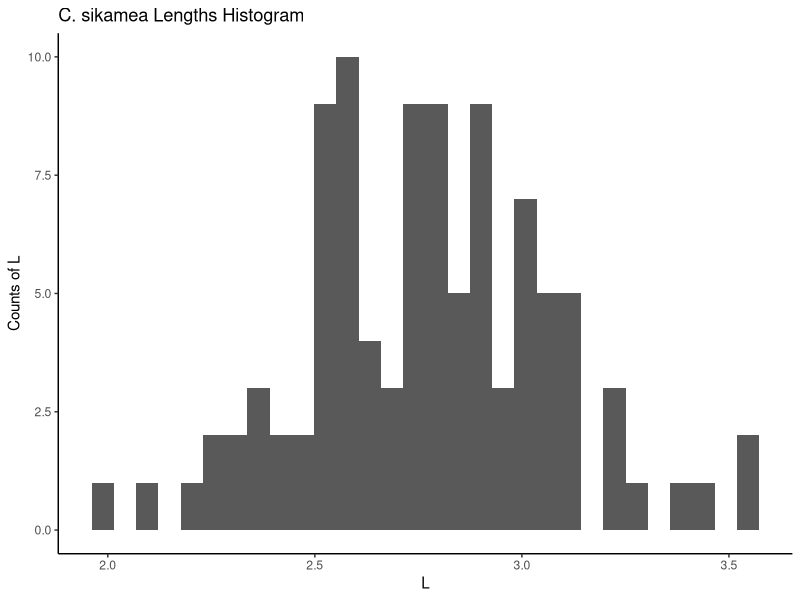
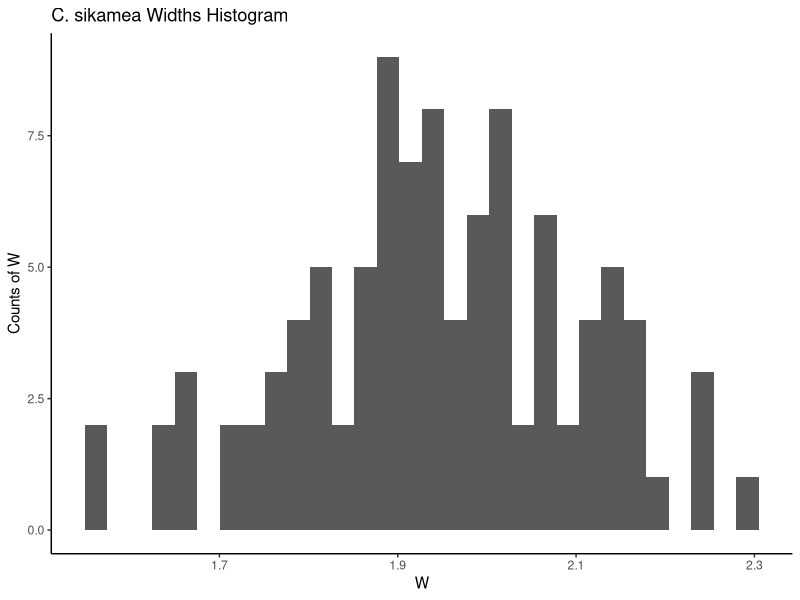

Here is the R script that generated these plots, in order: (Note: this script raises an error after producing the figures.)
#### ~ C. SIKAMEA LENGTH & WIDTH DATA ~ =====

## load libraries
library(tidyverse)
library(cowplot)


#### DAY 1 =====

### load data sheet
Csikamea_LWd1_og <- read_csv("data/C_sikamea/LW_Day1_Csikamea.csv")
glimpse(Csikamea_LWd1_og)
summary(Csikamea_LWd1_og)
View(Csikamea_LWd1_og)

#### Put Length(L) & Width(W) in its own columns ==========
Csikamea_LWd1 <- Csikamea_LWd1_og %>%
  pivot_wider(names_from = L_W, values_from = Size_cm)

Csikamea_LWd1


#### Omit NAs=========

colSums(is.na(Csikamea_LWd1)) ## find NAs in each column, 400 under Date, which isn't necessary for analysis

#### LENGTHS histogram ====
ggplot(Csikamea_LWd1, aes(L)) +
  geom_histogram() +
  theme_classic() +
  scale_fill_brewer(palette = "RdYlBu", direction = -1) +
  labs(title = "C. sikamea Lengths Histogram",
       x = "L",
       y = "Counts of L")

#### WIDTHS histogram ====
ggplot(Csikamea_LWd1, aes(W)) +
  geom_histogram() +
  theme_classic() +
  scale_fill_brewer(palette = "RdYlBu", direction = -1) +
  labs(title = "C. sikamea Widths Histogram",
       x = "W",
       y = "Counts of W")

#### Figures, Mean, SD, SE =====

#### No Grouping ====
Stats_ALL <- Csikamea_LWd1 %>%
  summarize(
    Mean_L = mean(L),
    SD_L = sd(L),
    SE_L = SD_L/sqrt(n()),
    Mean_W = mean(W),
    SD_W = sd(W),
    SE_W = SD_W/sqrt(n()))

Stats_ALL

## create datasheet

write_csv(Csikamea_LWd1, "data/C_sikamea/LWd1_stats.csv")

#### END MHW =====

### load data sheet
Csikamea_LWend_og <- read_csv("data/C_sikamea/LW_EndMHW_Csikamea.csv")
glimpse(Csikamea_LWend_og)
summary(Csikamea_LWend_og)
View(Csikamea_LWend_og)

## setting these SH_Temp, MHW, Tank as.character

Csikamea_LWend_og$SH_Temp <- as.character(Csikamea_LWend_og$SH_Temp) ## make SH_Temp a character
is.character(Csikamea_LWend_og$SH_Temp) ## True

Csikamea_LWend_og$MHW <- as.character(Csikamea_LWend_og$MHW) ## make MHW is a character
is.character(Csikamea_LWend_og$MHW) ## True

Csikamea_LWend_og$Tank <- as.character(Csikamea_LWend_og$Tank) ## make SH_Temp a character
is.character(Csikamea_LWend_og$Tank) ## True


#### Omit NAs

colSums(is.na(Csikameaa_LWend_og)) ## find NAs in each column, 400 under Date, 8 under Size_cm

## omit Size_mm column which is all NAs / info
Csikamea_LWend.1 <- Csikamea_LWend_og %>% 
  filter(!is.na(Size_cm)) # omit the 72 NAs in Size_cm
colSums(is.na(Csikamea_LWend.1)) ## All NAs under Size_cm

#### Put Length(L) & Width(W) in its own columns ==========
Csikamea_LWend.2 <- Csikamea_LWend.1 %>%
  pivot_wider(names_from = L_W, values_from = Size_cm)

glimpse(Csikamea_LWend.2)

#### LENGTHS histogram ====
ggplot(Csikamea_LWend.2, aes(L)) +
  geom_histogram() +
  theme_classic() +
  scale_fill_brewer(palette = "RdYlBu", direction = -1) +
  labs(title = "C. sikamea Lengths Histogram",
       x = "L",
       y = "Counts of L")

#### WIDTHS histogram ====
ggplot(Csikamea_LWend.2, aes(W)) +
  geom_histogram() +
  theme_classic() +
  scale_fill_brewer(palette = "RdYlBu", direction = -1) +
  labs(title = "C. sikamea Widths Histogram",
       x = "W",
       y = "Counts of W")

## create datasheet

write_csv(Csikamea_LWend.2, "data/C_sikamea/LW_EndMHW_stats.csv")

#### Figures: Mean, SD, SE =====

#### No Grouping ====
Stats_ALL <- Csikamea_LWend.2 %>%
  summarize(
    Mean_L = mean(L),
    SD_L = sd(L),
    SE_L = SD_L/sqrt(n()),
    Mean_W = mean(W),
    SD_W = sd(W),
    SE_W = SD_W/sqrt(n()))

Stats_ALL

#### Grouped by SH_Temp ====

Stats_SHTemp <- Csikamea_LWend.2 %>%
  group_by(SH_Temp) %>% 
  summarize(
    Mean_L = mean(L),
    SD_L = sd(L),
    SE_L = SD_L/sqrt(n()),
    Mean_W = mean(W),
    SD_W = sd(W),
    SE_W = SD_W/sqrt(n()))

Stats_SHTemp

## L plot
L.Temp <- ggplot(Csikamea_LWend.2, aes(x=SH_Temp, y=L, fill = SH_Temp)) +
  geom_boxplot() +
  theme_classic() +
  scale_fill_manual(values=c("#4575B4", "#FDAE61")) +
  labs(title =expression(paste("Lengths of ", italic("C. sikamea"))), 
       x = "Stress Hardening Temp (°C)", 
       y = "Length")

## W plot
W.Temp <- ggplot(Csikamea_LWend.2, aes(x=SH_Temp, y=W, fill = SH_Temp)) +
  geom_boxplot() +
  theme_classic() +
  scale_fill_manual(values=c("#4575B4", "#FDAE61")) +
  labs(title =expression(paste("Widths of ", italic("C. sikamea"))), 
       x = "Stress Hardening Temp (°C)", 
       y = "Width")

plot_grid(L.Temp, W.Temp, labels = c('L', 'W'), label_size = 12)
ggsave(filename = "fig_output/Csikamea_LWendMHW_SH_Temp.png",width = 5.10, height = 5.77, dpi = 300)

#### Grouped by SH_Tide ====

Stats_SHTide <- Csikamea_LWend.2 %>%
  group_by(SH_Tide) %>% 
  summarize(
    Mean_L = mean(L),
    SD_L = sd(L),
    SE_L = SD_L/sqrt(n()),
    Mean_W = mean(W),
    SD_W = sd(W),
    SE_W = SD_W/sqrt(n()))

Stats_SHTide

## L plot
L.Tide <- ggplot(Csikamea_LWend.2, aes(x=SH_Tide, y=L, fill = SH_Tide)) +
  geom_boxplot() +
  theme_classic() +
  scale_fill_brewer(palette = "Paired", direction = -1)  +
  labs(title =expression(paste("Lengths of ", italic("C. sikamea"))), 
       x = "Tidal Regime", 
       y = "Length")

## W plot
W.Tide <- ggplot(Csikamea_LWend.2, aes(x=SH_Tide, y=W, fill = SH_Tide)) +
  geom_boxplot() +
  theme_classic() +
  scale_fill_brewer(palette = "Paired", direction = -1)  +
  labs(title =expression(paste("Widths of ", italic("C. sikamea"))), 
       x = "Tidal Regime", 
       y = "Width")

plot_grid(L.Tide, W.Tide, labels = c('L', 'W'), label_size = 12)
ggsave(filename = "fig_output/Csikamea_LWendMHW_SH_Tide.png",width = 5.10, height = 5.77, dpi = 300)

#### Grouped by MHW ====

Stats_MHW <- Csikamea_LWend.2 %>%
  group_by(MHW) %>% 
  summarize(
    Mean_L = mean(L),
    SD_L = sd(L),
    SE_L = SD_L/sqrt(n()),
    Mean_W = mean(W),
    SD_W = sd(W),
    SE_W = SD_W/sqrt(n()))

Stats_MHW

## L plot
L.MHW <- ggplot(Csikamea_LWend.2, aes(x = MHW, y = L, fill = MHW)) +
  geom_boxplot() +
  theme_classic() +
  scale_fill_brewer(palette = "RdYlBu", direction = -1)  +
  labs(title =expression(paste("Lengths of ", italic("C. sikamea"))), 
       x = "Marine Heatwave (°C)", 
       y = "Length")

## W plot
W.MHW <- ggplot(Csikamea_LWend.2, aes(x = MHW, y = W, fill = MHW)) +
  geom_boxplot() +
  theme_classic() +
  scale_fill_brewer(palette = "RdYlBu", direction = -1)  +
  labs(title =expression(paste("Widths of ", italic("C. sikamea"))), 
       x = "Marine Heatwave (°C)", 
       y = "Width")

plot_grid(L.MHW, W.MHW, labels = c('L', 'W'), label_size = 12)
ggsave(filename = "fig_output/Csikamea_LWendMHW_MHW.png",width = 5.10, height = 5.77, dpi = 300)


#### Grouped by SH_Temp, SH_Tide ====
Stats_SH_TempTide <- Csikamea_LWend.2 %>%
  group_by(SH_Temp, SH_Tide) %>% 
  summarize(
    Mean_L = mean(L),
    SD_L = sd(L),
    SE_L = SD_L/sqrt(n()),
    Mean_W = mean(W),
    SD_W = sd(W),
    SE_W = SD_W/sqrt(n()))

Stats_SH_TempTide

## L plot
L.TempTide <- ggplot(Csikamea_LWend.2, aes(x = SH_Temp, y = L, fill = SH_Temp)) +
  geom_boxplot() +
  facet_wrap(~SH_Tide) +
  theme_classic() +
  scale_fill_manual(values=c("#4575B4", "#FDAE61"))   +
  labs(title =expression(paste("Lengths of ", italic("C. sikamea"))), 
       x = "Stress Hardening Temp (°C)", 
       y = "Length")

## W plot
W.TempTide <- ggplot(Csikamea_LWend.2, aes(x = SH_Temp, y = W, fill = SH_Temp)) +
  geom_boxplot() +
  facet_wrap(~SH_Tide) +
  theme_classic() +
  scale_fill_manual(values=c("#4575B4", "#FDAE61"))  +
  labs(title =expression(paste("Widths of ", italic("C. sikamea"))), 
       x = "Stress Hardening Temp (°C)", 
       y = "Width")

plot_grid(L.TempTide, W.TempTide, labels = c('L', 'W'), label_size = 12)
ggsave(filename = "fig_output/Csikamea_LWendMHW_SH_TempTide.png",width = 5.10, height = 5.77, dpi = 300)


#### Grouped by SH_Temp, MHW ====
Stats_SHTempMHW <- Csikamea_LWend.2 %>%
  group_by(SH_Temp, MHW) %>% 
  summarize(
    Mean_L = mean(L),
    SD_L = sd(L),
    SE_L = SD_L/sqrt(n()),
    Mean_W = mean(W),
    SD_W = sd(W),
    SE_W = SD_W/sqrt(n()))

Stats_SHTempMHW

## L plot
L.SHTempMHW <- ggplot(Csikamea_LWend.2, aes(x = MHW, y = L, fill = MHW)) +
  geom_boxplot() +
  facet_wrap(~SH_Temp) +
  theme_classic() +
  scale_fill_brewer(palette = "RdYlBu", direction = -1)   +
  labs(title =expression(paste("Lengths of ", italic("C. sikamea"))), 
       x = "Marine Heatwave (°C)", 
       y = "Length")

## W plot
W.SHTempMHW <- ggplot(Csikamea_LWend.2, aes(x = MHW, y = W, fill = MHW)) +
  geom_boxplot() +
  facet_wrap(~SH_Temp) +
  theme_classic() +
  scale_fill_brewer(palette = "RdYlBu", direction = -1)

plot_grid(L.SHTempMHW, W.SHTempMHW, labels = c('L', 'W'), label_size = 12)
ggsave(filename = "fig_output/Csikamea_LWendMHW_SH_TempMHW.png",width = 5.10, height = 5.77, dpi = 300)

#### Grouped by SH_Tide, MHW ====
Stats_SHTideMHW <- Csikamea_LWend.2 %>%
  group_by(SH_Tide, MHW) %>% 
  summarize(
    Mean_L = mean(L),
    SD_L = sd(L),
    SE_L = SD_L/sqrt(n()),
    Mean_W = mean(W),
    SD_W = sd(W),
    SE_W = SD_W/sqrt(n()))

Stats_SHTideMHW

## L plot
L.SHTideMHW <- ggplot(Csikamea_LWend.2, aes(x = MHW, y = L, fill = MHW)) +
  geom_boxplot() +
  facet_wrap(~SH_Tide) +
  theme_classic() +
  scale_fill_brewer(palette = "RdYlBu", direction = -1)  +
  labs(title =expression(paste("Lengths of ", italic("C. sikamea"))), 
       x = "Marine Heatwave (°C)", 
       y = "Length")

## W plot
W.SHTideMHW <- ggplot(Csikamea_LWend.2, aes(x = MHW, y = W, fill = MHW)) +
  geom_boxplot() +
  facet_wrap(~SH_Tide) +
  theme_classic() +
  scale_fill_brewer(palette = "RdYlBu", direction = -1)  +
  labs(title =expression(paste("Widths of ", italic("C. sikamea"))), 
       x = "Marine Heatwave (°C)", 
       y = "Width")

plot_grid(L.SHTideMHW, W.SHTideMHW, labels = c('L', 'W'), label_size = 12)
ggsave(filename = "fig_output/Csikamea_LWendMHW_SH_TideMHW.png",width = 5.10, height = 5.77, dpi = 300)

#### Grouped by SH_Tide, SH_Temp, MHW ====
Stats_SH_TideTemp_MHW <- Csikamea_LWend.2 %>%
  group_by(SH_Tide, SH_Temp, MHW) %>% 
  summarize(
    Mean_L = mean(L),
    SD_L = sd(L),
    SE_L = SD_L/sqrt(n()),
    Mean_W = mean(W),
    SD_W = sd(W),
    SE_W = SD_W/sqrt(n()))

Stats_SH_TideTemp_MHW

## L plot
L.SH_TideTemp_MHW <- ggplot(Csikamea_LWend.2, aes(x = MHW, y = L, fill = MHW)) +
  geom_boxplot() +
  facet_grid(SH_Tide ~ SH_Temp) +
  theme_classic() +
  scale_fill_brewer(palette = "RdYlBu", direction = -1)  +
  labs(title =expression(paste("Lengths of ", italic("C. sikamea"))), 
       x = "Marine Heatwave (°C)", 
       y = "Length")

## W plot
W.SH_TideTemp_MHW <- ggplot(Csikamea_LWend.2, aes(x = MHW, y = W, fill = MHW)) +
  geom_boxplot() +
  facet_grid(SH_Tide ~ SH_Temp) +
  theme_classic() +
  scale_fill_brewer(palette = "RdYlBu", direction = -1)  +
  labs(title =expression(paste("Widths of ", italic("C. sikamea"))), 
       x = "Marine Heatwave (°C)", 
       y = "Width")

plot_grid(L.SH_TideTemp_MHW, W.SH_TideTemp_MHW, labels = c('L', 'W'), label_size = 12)
ggsave(filename = "fig_output/Csikamea_LWendMHW_SH_TideTemp_MHW.png",width = 5.10, height = 5.77, dpi = 300)


## CSV for Mean, SD, SE: Stats_SH_TideTemp_MHW (folder: data_output)
write_csv(Stats_SH_TideTemp_MHW , file = "data_output/C_sikamea/Csikamea_LW_MeanSDSE.csv")
